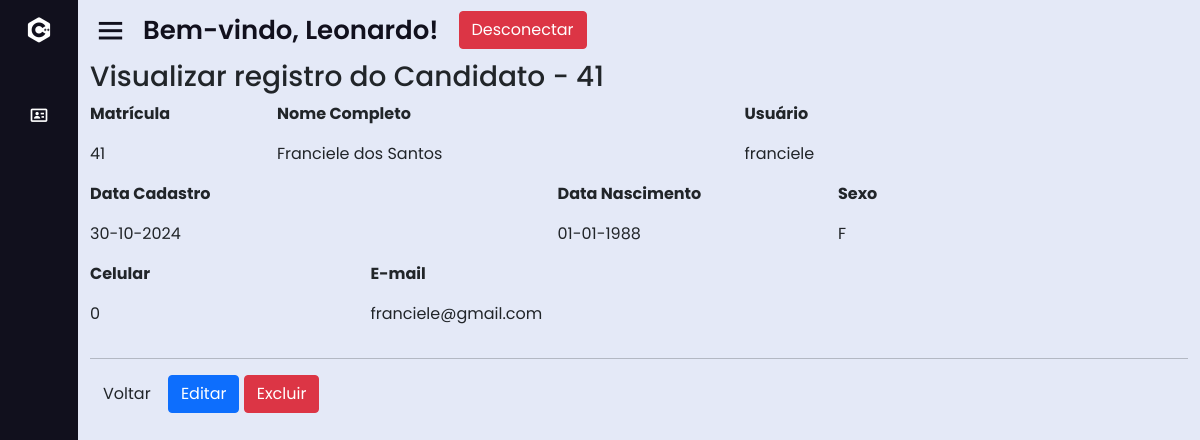
Screenshot of /dash.php?page=view_cand&id_cand=41 (signed in) with the database file from the repository.
### tables this page shows
CREATE TABLE IF NOT EXISTS `candidato` (
  `id_cand` int(11) NOT NULL AUTO_INCREMENT,
  `nome_cand` varchar(50) NOT NULL,
  `data_cad_cand` date NOT NULL,
  `data_nasc_cand` date NOT NULL,
  `sexo_cand` varchar(50) NOT NULL DEFAULT '',
  `telefone_cand` int(11) DEFAULT NULL,
  `celular_cand` int(11) DEFAULT NULL,
  `email_cand` varchar(50) NOT NULL,
  `status_cand` varchar(50) DEFAULT NULL,
  `id` int(11) DEFAULT NULL,
  PRIMARY KEY (`id_cand`),
  KEY `candidato_usuario` (`id`),
  CONSTRAINT `candidato_usuario` FOREIGN KEY (`id`) REFERENCES `usuario` (`id`) ON DELETE NO ACTION ON UPDATE NO ACTION
);

CREATE TABLE IF NOT EXISTS `usuario` (
  `id` int(11) NOT NULL AUTO_INCREMENT,
  `nome` varchar(50) DEFAULT NULL,
  `usuario` varchar(50) DEFAULT NULL,
  `senha` varchar(50) DEFAULT NULL,
  `email` varchar(50) DEFAULT NULL,
  `nivel` int(11) DEFAULT NULL,
  `situacao` tinyint(4) DEFAULT NULL,
  `dt_cadastro` datetime DEFAULT NULL,
  `reset_token` varchar(255) DEFAULT NULL,
  `token_expiracao` datetime DEFAULT NULL,
  PRIMARY KEY (`id`)
);

### sis/candidato/view_cand.php (the view)
<?php
$id_cand = (int) $_GET['id_cand'];
if ($id_cand > 0) {
    $sql = "SELECT candidato.*, usuario.usuario
            FROM candidato
            LEFT JOIN usuario ON candidato.id = usuario.id
            WHERE candidato.id_cand = '$id_cand'";
    $result = mysqli_query($con, $sql);
    if ($result) {
        $row = mysqli_fetch_array($result);
    } else {
        echo "Candidato não encontrado.";
        exit;
    }
} else {
    echo "ID inválido.";
    exit;
}
?>
<div id="main" class="container-fluid">
    <h3 class="page-header">Visualizar registro do Candidato - <?php echo $id_cand; ?> </h3>
    <div class="row">
        <div class="col-md-2">
            <p><strong>Matrícula</strong></p>
            <p><?php echo $row['id_cand']; ?></p>
        </div>
        <div class="col-md-5">
            <p><strong>Nome Completo</strong></p>
            <p><?php echo $row['nome_cand']; ?></p>
        </div>
        <div class="col-md-5">
            <p><strong>Usuário</strong></p>
            <p><?php echo isset($row['usuario']) ? $row['usuario'] : 'Não associado'; ?></p>
        </div>
        <div class="col-md-5">
            <p><strong>Data Cadastro</strong></p>
            <p><?php echo date('d-m-Y', strtotime($row['data_cad_cand'])); ?></p>
        </div>
        <div class="col-md-3">
            <p><strong>Data Nascimento</strong></p>
            <p><?php echo date('d-m-Y', strtotime($row['data_nasc_cand'])); ?></p>
        </div>
        <div class="col-md-2">
            <p><strong>Sexo</strong></p>
            <p><?php echo $row['sexo_cand']; ?></p>
        </div>
        <div class="col-md-3">
            <p><strong>Celular</strong></p>
            <p><?php echo $row['celular_cand']; ?></p>
        </div>
        <div class="col-md-3">
            <p><strong>E-mail</strong></p>
            <p><?php echo $row['email_cand']; ?></p>
        </div>
    </div>
    <hr/>
    <div id="actions" class="row">
        <div class="col-md-12">
            <a href="?page=lista_cand" class="btn btn-default">Voltar</a>
            <a href="?page=fedit_cand&id_cand=<?php echo $row['id_cand']; ?>" class="btn btn-primary">Editar</a>
            <a href="?page=excluir_cand&id_cand=<?php echo $row['id_cand']; ?>" class="btn btn-danger">Excluir</a>
        </div>
    </div>
</div>

### css/style.css (style rules this page uses)
* { margin: 0; padding: 0; box-sizing: border-box; font-family: 'Poppins', sans-serif; }

### rows the page displays
candidato: id_cand "41", nome_cand "Franciele dos Santos", id.usuario "franciele", data_cad_cand "30-10-2024", data_nasc_cand "01-01-1988", sexo_cand "F", celular_cand "0", email_cand "franciele@gmail.com"

### other values shown
$_SESSION['UsuarioNome'] "Leonardo"
$id_cand "41"
